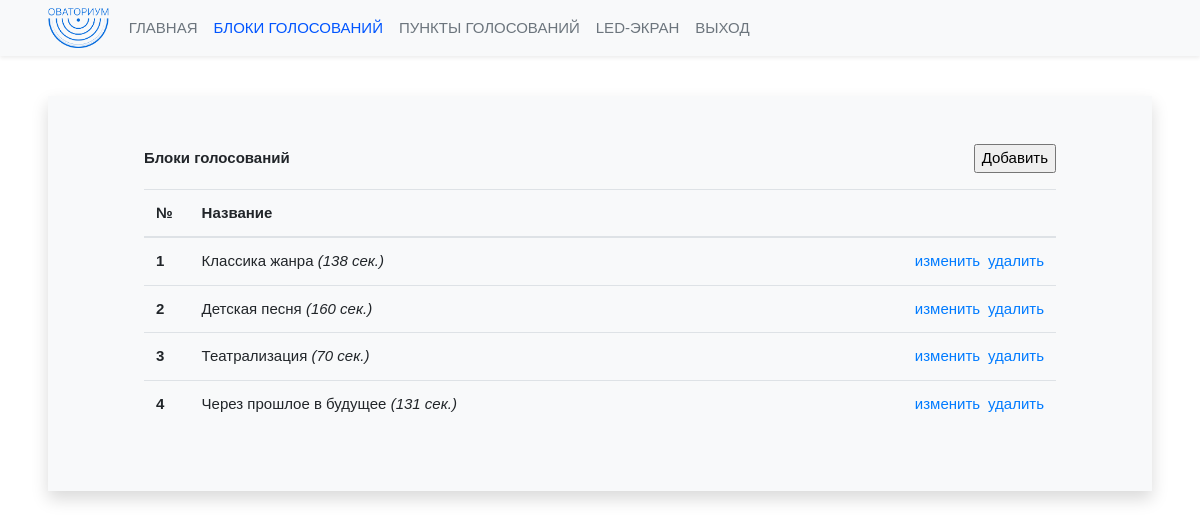
The app's page /publicvotes/themes (signed in), older data.
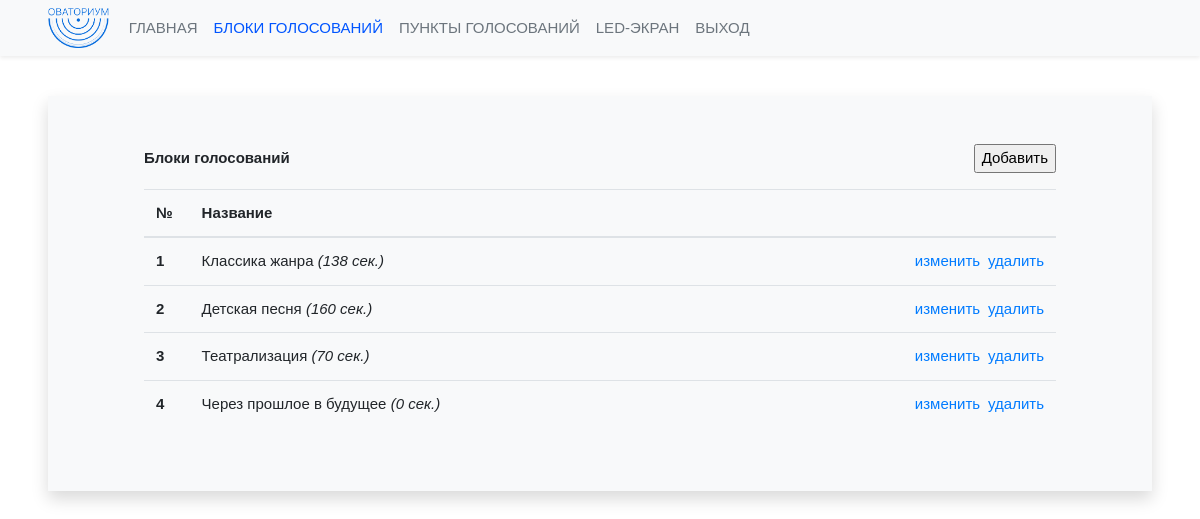
The same page, newer data.
### publicvotes/models.py (models this page shows, shortened)
class Theme(models.Model):
	main_title = models.CharField(verbose_name="Текст главной страницы", max_length=250, blank=True)
	title = models.CharField(verbose_name="Блок голосования", max_length=250, blank=True)
	number = models.DecimalField(verbose_name="Номер", max_digits=2, decimal_places=0, default=1, blank=False)
	current = models.BooleanField("Текущее голосования", default=False)
	active = models.BooleanField("Активное голосования", default=False)
	zoom = models.BooleanField("Активное голосования", default=False)
	show_timer = models.BooleanField("Показывать таймер", default=False)
	count = models.DecimalField(verbose_name="Номер", max_digits=4, decimal_places=0, default=180, blank=False)
	theme_token = models.CharField(verbose_name="Токен", max_length=250, blank=True)
	registration_date = models.DateField(verbose_name="Дата создания", default=date.today)
	class Meta:
		ordering = ['title']
		verbose_name='Блок голосования'
		verbose_name_plural='Блоки голосований'

### publicvotes/views.py (the view)
# urls.py: path('themes', view_themes, name = 'themes'),
@login_required(login_url='/login/')
def view_themes(request):
	if not request.user.profile.admin_access:
		return redirect ('home')
	themes = Theme.objects.all().order_by('number')
	args = {
		'menu': 'blocks',
		'themes': themes
	}
	return render(request, 'publicvotes/view_themes.html', args)

### vote/utils.py (called while the page is built)
def base_context(request):
	protocol = 'http://'
	if request.is_secure():
		protocol = 'https://'
	no_user = protocol + str(get_current_site(request)) + settings.STATIC_URL + 'img/no-user.jpg'
	no_image = protocol + str(get_current_site(request)) + settings.STATIC_URL + 'img/no-image.png'
	cookie_flag = True
	if "coockes" in request.session:
		cookie_flag = False
		if request.user.is_authenticated:
			if request.session['coockes'] == '1' and not request.user.profile.cookies_agree:
				request.user.profile.cookies_agree = True
				request.user.profile.save()
	else:
		if request.user.is_authenticated:
			if request.user.profile.cookies_agree:
				cookie_flag = False
				request.session['coockes'] = '1'
	args = {
		'cookie_flag': cookie_flag,
		'no_user': no_user,
		'no_image': no_image,
	}
	return args

### publicvotes/templates/publicvotes/view_themes.html (shortened to what this page needs)
{% extends "base.html" %}
{% load objects_extras %}
{% load static %}
{% block content %}
	<div class="row align-middle px-2 px-md-5 mt-5 mt-md-0">
		<div class="col-6">
			<b style="line-height: 28px;">Блоки голосований</b>
		</div>
		<div class="col-6 text-right">
			<input type="button" value="Добавить" name="add-theme" id="add_theme" class="show-loader">
		</div>
	</div>
	<div class="text-left mt-3 px-md-5">
		<table class="table">
			<thead>
				<tr>
					<th scope="col" class="table-cel-width-5 align-middle">№</th>
					<th scope="col" class="table-cel-width-75 align-middle">Название</th>
					<th scope="col" class="table-cel-width-20 align-middle text-center"></th>
				</tr>
			</thead>
			<tbody>
				{% for theme in themes %}
					<tr class="">
						<th scope="row" class="align-middle">{{ theme.number }}</th>
						<td class="align-middle">{{ theme.title }} <em>({{ theme.count }} сек.)</em></td>
						<td class="align-middle text-right"><a href="{% url 'publicvotes:edit_theme' pk=theme.pk %}" class="mr-2">изменить</a><a href="{% url 'publicvotes:delete_theme' pk=theme.pk %}" class="delete_theme" data-name="{{ theme.title }}">удалить</a></td>
					</tr>
				{% endfor %}
			</tbody>
		</table>
	</div>
{% endblock %}

Row changes from the older to the newer data that the page shows:
changed Theme "Через прошлое в будущее": count "131" → "0"
